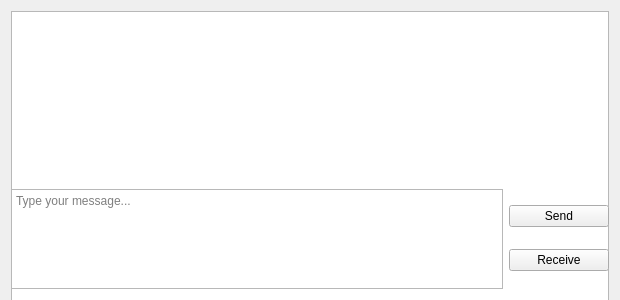
<?xml version="1.0" encoding="UTF-8"?>
<ui version="4.0">
 <class>ChatWidget</class>
 <widget class="QWidget" name="ChatWidget">
  <property name="geometry">
   <rect>
    <x>0</x>
    <y>0</y>
    <width>620</width>
    <height>300</height>
   </rect>
  </property>
  <property name="sizePolicy">
   <sizepolicy hsizetype="MinimumExpanding" vsizetype="MinimumExpanding">
    <horstretch>0</horstretch>
    <verstretch>0</verstretch>
   </sizepolicy>
  </property>
  <property name="minimumSize">
   <size>
    <width>300</width>
    <height>300</height>
   </size>
  </property>
  <property name="windowTitle">
   <string>Form</string>
  </property>
  <property name="layoutDirection">
   <enum>Qt::LeftToRight</enum>
  </property>
  <property name="locale">
   <locale language="English" country="UnitedKingdom"/>
  </property>
  <layout class="QVBoxLayout" name="verticalLayout_3">
   <item>
    <layout class="QVBoxLayout" name="verticalLayout" stretch="5,1">
     <item>
      <widget class="QListWidget" name="MsgList">
       <property name="sizePolicy">
        <sizepolicy hsizetype="Preferred" vsizetype="MinimumExpanding">
         <horstretch>0</horstretch>
         <verstretch>0</verstretch>
        </sizepolicy>
       </property>
       <property name="minimumSize">
        <size>
         <width>0</width>
         <height>300</height>
        </size>
       </property>
       <property name="font">
        <font>
         <kerning>true</kerning>
        </font>
       </property>
       <property name="cursor" stdset="0">
        <cursorShape>ArrowCursor</cursorShape>
       </property>
       <property name="mouseTracking">
        <bool>true</bool>
       </property>
       <property name="focusPolicy">
        <enum>Qt::ClickFocus</enum>
       </property>
       <property name="contextMenuPolicy">
        <enum>Qt::CustomContextMenu</enum>
       </property>
       <property name="autoFillBackground">
        <bool>false</bool>
       </property>
       <property name="inputMethodHints">
        <set>Qt::ImhMultiLine</set>
       </property>
       <property name="sizeAdjustPolicy">
        <enum>QAbstractScrollArea::AdjustToContents</enum>
       </property>
       <property name="selectionMode">
        <enum>QAbstractItemView::SingleSelection</enum>
       </property>
       <property name="selectionBehavior">
        <enum>QAbstractItemView::SelectItems</enum>
       </property>
       <property name="textElideMode">
        <enum>Qt::ElideMiddle</enum>
       </property>
       <property name="verticalScrollMode">
        <enum>QAbstractItemView::ScrollPerPixel</enum>
       </property>
       <property name="horizontalScrollMode">
        <enum>QAbstractItemView::ScrollPerPixel</enum>
       </property>
       <property name="movement">
        <enum>QListView::Static</enum>
       </property>
       <property name="isWrapping" stdset="0">
        <bool>false</bool>
       </property>
       <property name="resizeMode">
        <enum>QListView::Adjust</enum>
       </property>
       <property name="viewMode">
        <enum>QListView::ListMode</enum>
       </property>
       <property name="wordWrap">
        <bool>true</bool>
       </property>
       <property name="selectionRectVisible">
        <bool>true</bool>
       </property>
       <property name="itemAlignment">
        <set>Qt::AlignLeading|Qt::AlignLeft|Qt::AlignRight|Qt::AlignTrailing</set>
       </property>
      </widget>
     </item>
     <item>
      <layout class="QHBoxLayout" name="horizontalLayout">
       <item>
        <widget class="QTextEdit" name="MsgEdit">
         <property name="sizePolicy">
          <sizepolicy hsizetype="Expanding" vsizetype="Fixed">
           <horstretch>0</horstretch>
           <verstretch>0</verstretch>
          </sizepolicy>
         </property>
         <property name="minimumSize">
          <size>
           <width>200</width>
           <height>100</height>
          </size>
         </property>
         <property name="cursor" stdset="0">
          <cursorShape>IBeamCursor</cursorShape>
         </property>
         <property name="placeholderText">
          <string>Type your message...</string>
         </property>
        </widget>
       </item>
       <item>
        <layout class="QVBoxLayout" name="verticalLayout_2">
         <item>
          <widget class="QPushButton" name="SendButton">
           <property name="minimumSize">
            <size>
             <width>100</width>
             <height>0</height>
            </size>
           </property>
           <property name="text">
            <string>Send</string>
           </property>
          </widget>
         </item>
         <item>
          <widget class="QPushButton" name="ReceiveButton">
           <property name="minimumSize">
            <size>
             <width>100</width>
             <height>0</height>
            </size>
           </property>
           <property name="text">
            <string>Receive</string>
           </property>
          </widget>
         </item>
        </layout>
       </item>
      </layout>
     </item>
    </layout>
   </item>
  </layout>
 </widget>
 <resources/>
 <connections/>
</ui>
